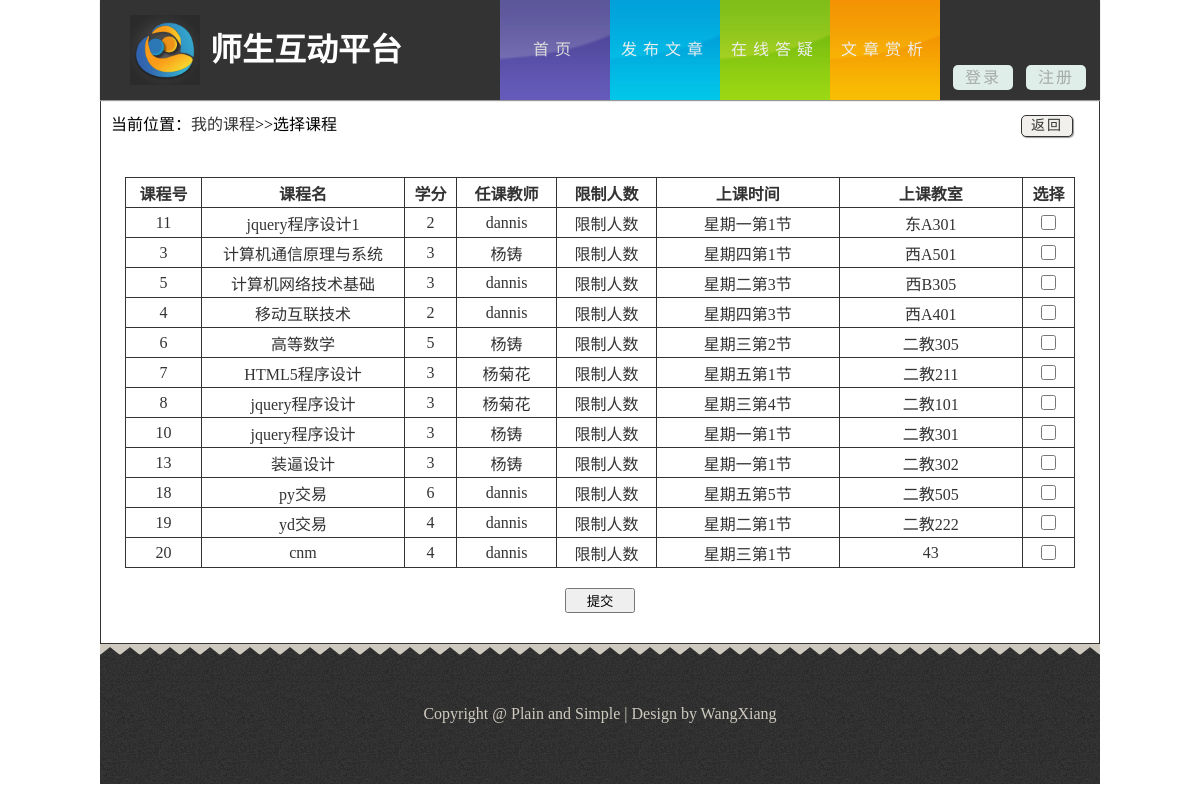
The app's page /choosesource.php with its own data.
### tables this page shows
CREATE TABLE `tb_course` (
  `course_id` int(4) unsigned NOT NULL AUTO_INCREMENT,
  `course_name` varchar(255) DEFAULT NULL,
  `course_type` varchar(20) DEFAULT NULL,
  `credits` varchar(10) DEFAULT NULL,
  `classroom` varchar(100) DEFAULT NULL,
  `week` varchar(20) DEFAULT NULL,
  `ctime` varchar(20) DEFAULT NULL,
  `teacher` varchar(20) DEFAULT NULL,
  PRIMARY KEY (`course_id`)
);

CREATE TABLE `tb_teacher` (
  `account` char(255) NOT NULL,
  `password` char(255) DEFAULT NULL,
  `teacher_id` int(255) NOT NULL AUTO_INCREMENT,
  `chinese_name` varchar(255) DEFAULT NULL,
  `sex` varchar(255) DEFAULT NULL,
  `address` varchar(255) DEFAULT NULL,
  `tel` varchar(255) DEFAULT NULL,
  `remark` varchar(255) DEFAULT NULL,
  `count` int(5) DEFAULT '0',
  `head_pic` varchar(100) DEFAULT NULL,
  PRIMARY KEY (`teacher_id`)
);

### public/choosesource.php (the view, shortened to what this page needs)
<!DOCTYPE html>
<html lang="zh-cn">
<head>
	<link rel="stylesheet" href="css/style.css">
</head>
<body>
    <header id="header">
	    <div class="sec">
		    <h1 class="logo">师生互动平台</h1>
			<nav class="link">
			    <ul class="o-nav">
			        <li class="active"><a href="###" class="s-bc">首页</a></li>
				    <li><a href="###" class="f-bc">发布文章</a></li>
				    <li><a href="###" class="d-bc">在线答疑</a></li>
				    <li><a href="###" class="w-bc">文章赏析</a></li>
			    </ul>
				<div class="dz">
				    <ul>
					<?php
						if(isset($_COOKIE["username"])){
							echo "<div class=\"dlz\">Hi:<a href=\"setinfo.php\"><span>".$_COOKIE["username"]." </span></a><a href=\"logout.php\">[退出]</a></div>";
						}else{
					?>
					   <li><a href="login.php">登录</a></li>
					   <li><a href="register.php">注册</a></li>
					<?php
						}
					?>
					</ul>
				</div>
			</nav>
		</div>
	</header>
    <div id="content" style="background:#fff;border:1px solid #333;width:998px">
	    <div class="k">
		    <div class="wz">
			    当前位置：<a href="myclass.php">我的课程</a>>>选择课程
			</div>
			<div class="return" style="left:670px;">
			    <a href="#" onClick="javascript :history.back(-1);">返回</a>
			</div>
			<div class="course">
			    <div class="xke">
			        <form>
					    <div class="xke-1">
                            <table>
						        <tr>
							        <th>课程号</th>
                                    <th style="width:200px;">课程名</th>
								    <th>学分</th>
								    <th>任课教师</th>
									<th>限制人数</th>
								    <th  style="width:180px;">上课时间</th>
								    <th  style="width:180px;">上课教室</th>
								    <th>选择</th>
							    </tr>
					<?php
						$result = mysql_query("SELECT * FROM tb_course");
						while ($row = mysql_fetch_array($result)) {
							$flag = '0';
							if($flag == '1'){
								echo "<tr style=\"display:none\">";
							}else{
								echo "<tr>";
							}
							echo 	"<td>".$row['course_id']."</td>";
							echo 	"<td>".$row['course_name']."</td>";
							echo 	"<td>".$row['credits']."</td>";
							$result_a = mysql_query("SELECT * FROM tb_teacher WHERE teacher_id = '".$row['teacher']."'");
							while ($row_a = mysql_fetch_array($result_a)) {
								echo "<td>".$row_a['chinese_name']."</td>";
							}
							echo 	"<td>限制人数</td>";
							echo 	"<td>".$row['week']."第".$row['ctime']."节"."</td>";
							echo 	"<td>".$row['classroom']."</td>";
							echo 	"<td class=\"xz\"><input type=\"checkbox\"/><span style=\"display:none;\">".$row['course_id'].","."</span><h5 style=\"display:none\">".$row['teacher'].","."</h5></td>";
						}
					?>
                  			</table>
				        </div>
						<div class="xk-tj">
						    <input type="button" value="提交" id="btn" />
						</div>
					</form>
			    </div>
			</div>
		</div>
	</div>
	<footer>
	    <div class="footer">
		      Copyright&nbsp;&#64;&nbsp;Plain and Simple&nbsp;&#124;&nbsp;Design by WangXiang
		</div>
	</footer>
</body>
</html>

### public/css/style.css (style rules this page uses)
body,ul,h1 { margin:0; padding:0; }
.k>.wz,.k>.return { display:inline-block;margin-top:10px;margin-left:10px }
.k .return { width:50px; height:20px; border:1px solid #333; border-radius:5px; text-align:center; line-height:20px; position:relative; left:765px;font-size:14px;letter-spacing:2px;background:#f1f0ec;box-shadow:1px 1px 1px #999 }
.return>a { color:#333; }
.course { width:950px;margin:0 auto }
.course table { width:100%;color:#333;text-align:center; }
#header { width:100%; height:100px; background-color:#fff; }
ul { list-style:none; }
a { text-decoration:none;color:#333 }
.sec { width:1000px; height:100px; background-color:#333; margin:0 auto; box-shadow:0 1px 1px #999; position:relative; z-index:9999; }
.logo { background:url(../img/logo.png) no-repeat; background-size:70px 70px; width:330px; height:70px; text-indent:80px; float:left; margin-left:30px; margin-top:15px; color:#fff; line-height:70px; }
#header .link { float:right; height:100px; width:600px; text-align:center; line-height:100px; letter-spacing:6px; }
#header .o-nav li { float:left; width:110px; }
#header .o-nav li>a { display:block; color:#eee; }
#header .s-bc { background:url(../img/bg1.png) no-repeat; background-size:110px 100px; }
#header .f-bc { background:url(../img/bg2.png) no-repeat; background-size:110px 100px; }
#header .d-bc { background:url(../img/bg3.png) no-repeat; background-size:110px 100px; }
#header .w-bc { background:url(../img/bg4.png) no-repeat; background-size:110px 100px; }
#header .o-nav li>a:hover,#header .o-nav .active>a { opacity:0.9; }
#header .dz>ul>li { width:60px; float:left; color:#eee; line-height:25px; margin-left:13px; }
#header .dz>ul>li>a { display:block; background-color:#dfeee9; border-radius:5px; margin-top:65px; color:#a6aaa8; letter-spacing:2px; }
#content { background:#cecabf; width:1000px; height:auto; margin:0 auto; padding-bottom:30px; }
footer { margin:0 auto; width:1000px; background:#cecabf; }
.footer { background:url(../img/footer.png); width:1000px; height:140px; color:#d0cbc0; text-align:center; line-height:140px; font-family:SimHei; }
.xke-1 { height:391px;overflow-y:scroll;margin-top:40px; }
.xke table { border-collapse:collapse; }
.xke tr { height:30px; }
.xke td,.xke th { border:1px solid #333; }
.xke .xz input { width:15px;height:15px; }
.xke .xk-tj { text-align:center;margin-top:20px; }
.xke .xk-tj input { width:70px;height:25px; }

### records on screen
tb_course: course_id "11", course_name "jquery程序设计1", credits "2", week "星期一", ctime "1", classroom "东A301"
tb_teacher: chinese_name "dannis"
tb_course: course_id "3", course_name "计算机通信原理与系统", credits "3", week "星期四", ctime "1", classroom "西A501"
tb_teacher: chinese_name "杨铸"
tb_course: course_id "5", course_name "计算机网络技术基础", credits "3", week "星期二", ctime "3", classroom "西B305"
tb_course: course_id "4", course_name "移动互联技术", credits "2", week "星期四", ctime "3", classroom "西A401"
tb_course: course_id "6", course_name "高等数学", credits "5", week "星期三", ctime "2", classroom "二教305"
tb_course: course_id "7", course_name "HTML5程序设计", credits "3", week "星期五", ctime "1", classroom "二教211"
tb_teacher: chinese_name "杨菊花"
tb_course: course_id "8", course_name "jquery程序设计", credits "3", week "星期三", ctime "4", classroom "二教101"
tb_course: course_id "10", course_name "jquery程序设计", credits "3", week "星期一", ctime "1", classroom "二教301"
tb_course: course_id "13", course_name "装逼设计", credits "3", week "星期一", ctime "1", classroom "二教302"
tb_course: course_id "18", course_name "py交易", credits "6", week "星期五", ctime "5", classroom "二教505"
tb_course: course_id "19", course_name "yd交易", credits "4", week "星期二", ctime "1", classroom "二教222"
tb_course: course_id "20", course_name "cnm", credits "4", week "星期三", ctime "1", classroom "43"
